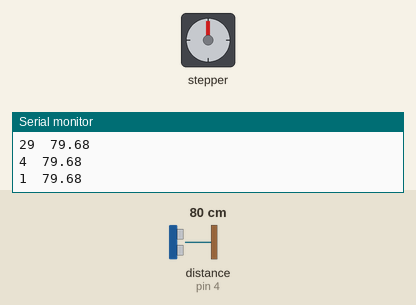
The sketch below on a simulated Arduino Uno, built with avr-gcc and run on an emulated ATmega328P. Parts: stepper motor, the last lines printed to the serial monitor. Wiring (inferred from the names in the program): ultrasonic range finder: trigger pin 5; echo pin 4. The inputs (shaded band) are chosen by the test bench; at power-on: distance to the obstacle (sensor on pin 4) 80 cm. The echo pulse lasts 58.3 µs per cm; stepper angles assume 200 steps per turn.

Above: at 1.2 s.
1.3 s: distance to the obstacle (sensor on pin 4) set to 120 cm
At 1.67 s:
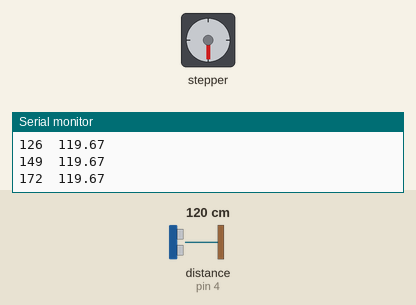
4.3 s: distance to the obstacle (sensor on pin 4) set to 250 cm
At 4.97 s:
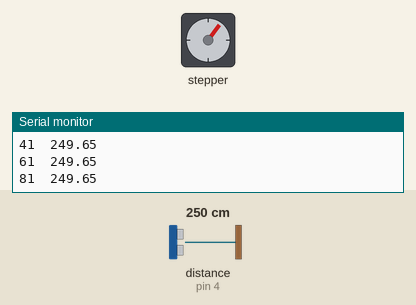
7.3 s: distance to the obstacle (sensor on pin 4) set to 2 cm
At 7.67 s:
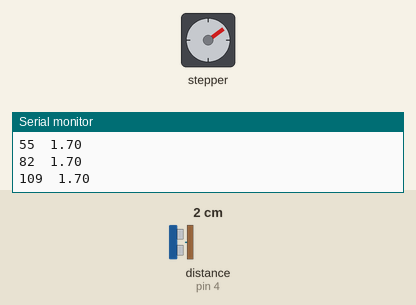
10.3 s: distance to the obstacle (sensor on pin 4) set to 120 cm
At 11.53 s:
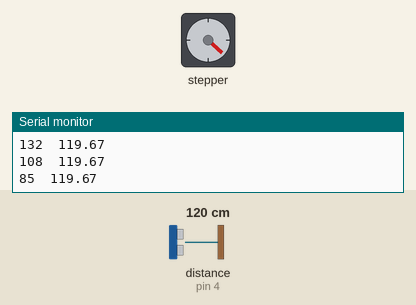
13.3 s: distance to the obstacle (sensor on pin 4) set to 299 cm
16.3 s: distance to the obstacle (sensor on pin 4) set to 4 cm
Timing chart, 0 to 20.3 s (numbered marks = the images above; inputs shaded):
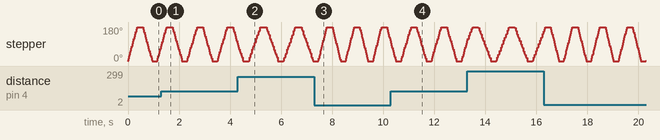

The sketch:

arduinocode.ino
```cpp
#include <Stepper.h>


const int stepsPerRevolution = 200;


Stepper myStepper(stepsPerRevolution, 8, 9, 10, 11);

const int sweepSteps = 100;

int currentStep = 0;
int direction = 1;

const int trigPin = 5;
const int echoPin = 4;

// How often to measure distance
unsigned long lastScan = 0;
const unsigned long scanInterval = 50;


void setup() {

  myStepper.setSpeed(100);


  pinMode(trigPin, OUTPUT);
  pinMode(echoPin, INPUT);

  // Serial
  Serial.begin(9600);

  // CSV header
  Serial.println("angle,distance");
}

void loop() {

  // Move motor one step
  myStepper.step(direction);

  currentStep++;


  int angle;

  if (direction == 1) {

    // Moving 0 -> 180
    angle = map(currentStep, 0, sweepSteps, 0, 180);

  } else {

    // Moving 180 -> 0
    angle = map(currentStep, 0, sweepSteps, 180, 0);

  }


  if (millis() - lastScan >= scanInterval) {

    lastScan = millis();

    float distance = getDistance();


    if (distance > 0) {


      Serial.print(angle);
      Serial.print("\t");
      Serial.println(distance);
    }
  }


  if (currentStep >= sweepSteps) {

    currentStep = 0;


    direction = -direction;


    delay(200);
  }
}


float getDistance() {


  digitalWrite(trigPin, LOW);
  delayMicroseconds(2);


  digitalWrite(trigPin, HIGH);
  delayMicroseconds(10);
  digitalWrite(trigPin, LOW);


  long duration = pulseIn(echoPin, HIGH, 25000);


  if (duration == 0) {
    return -1;
  }


  float distance = duration * 0.0343 / 2.0;

  return distance;
}
```
